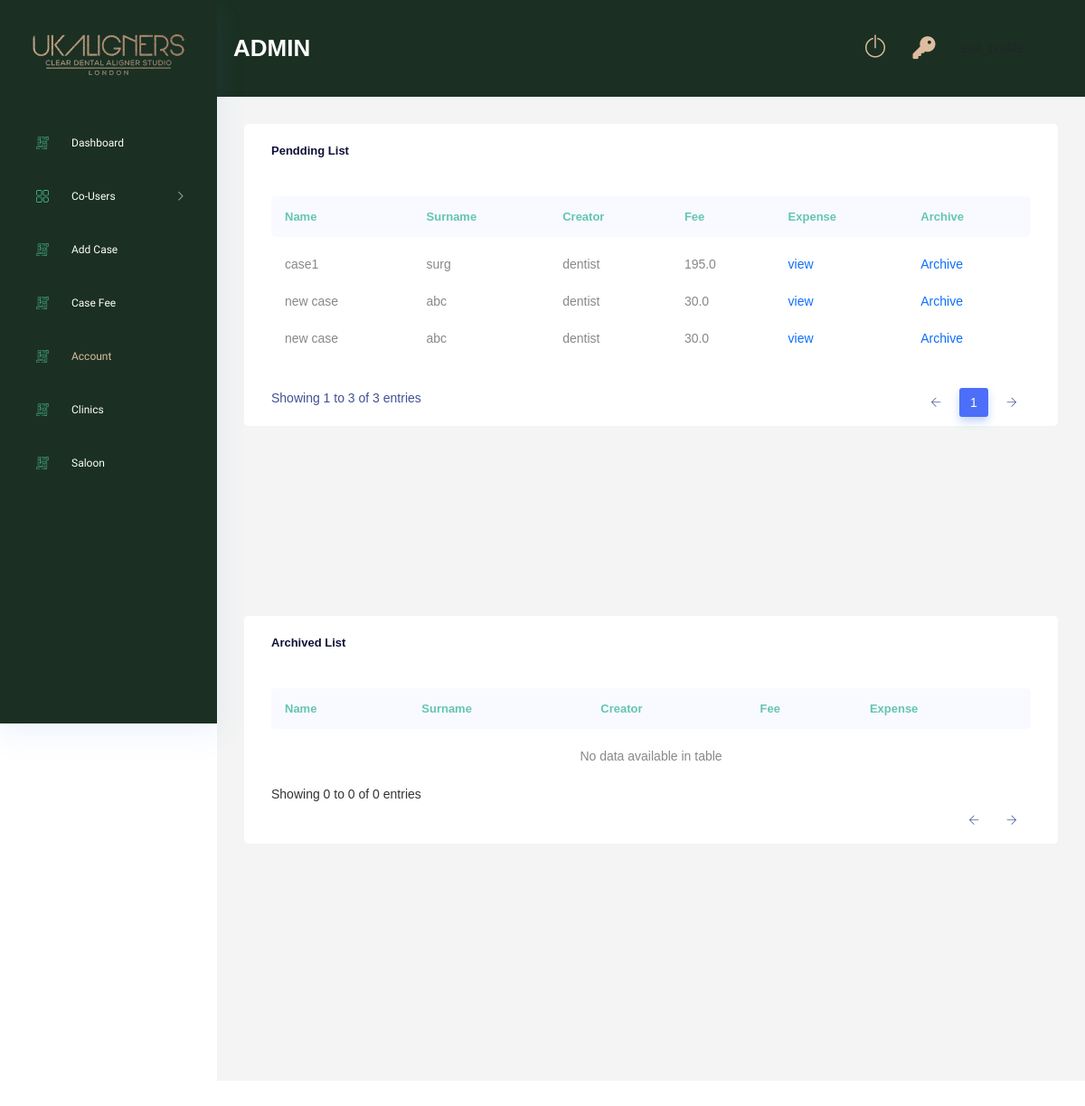
/fee-list/ (signed in), run on an earlier commit of the app's database.
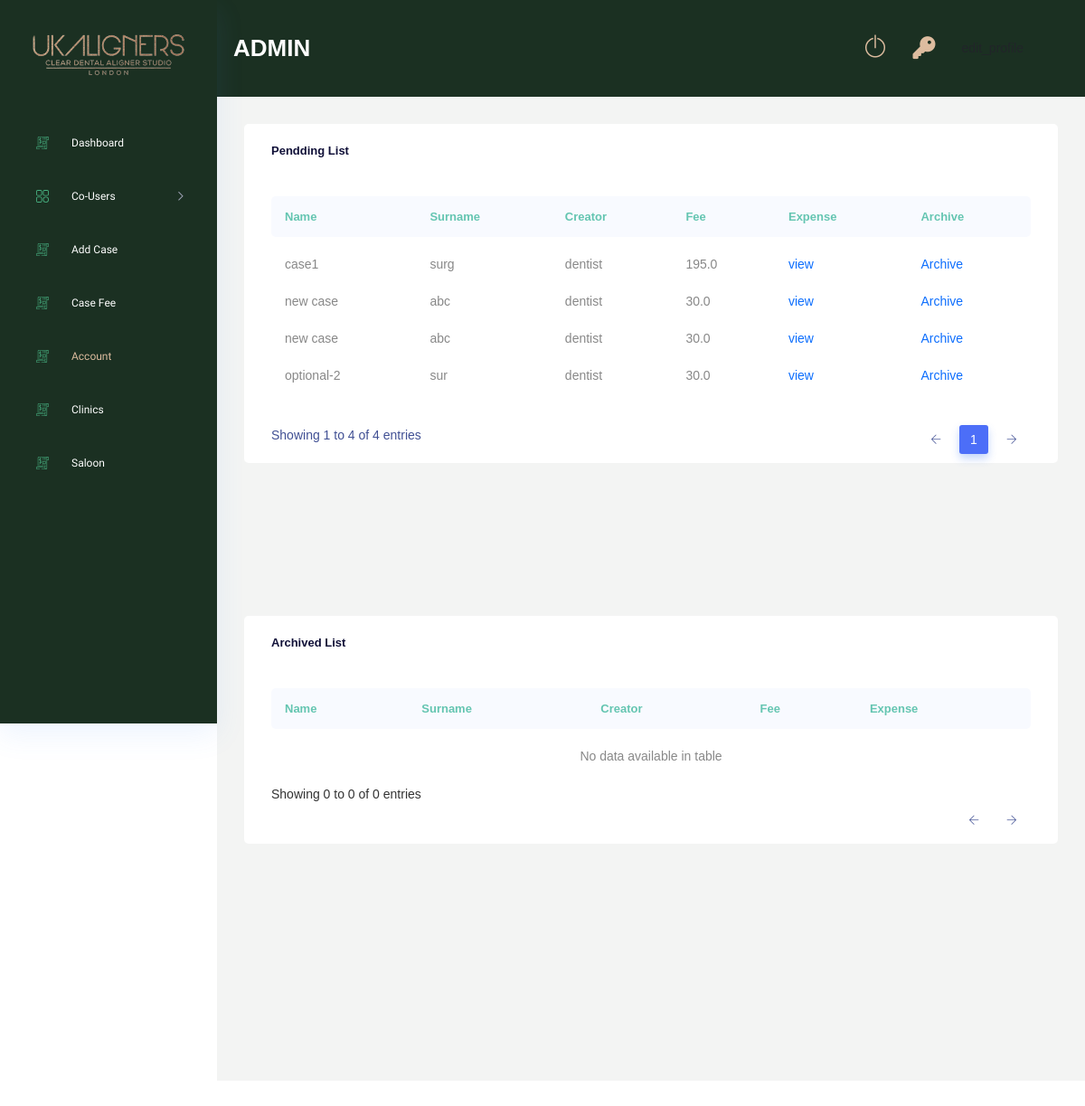
And on a later commit of the database.
### Case/models.py (models this page shows, shortened)
class Case(models.Model):
    GENDER_CHOICES = (
        ("male","male"),
        ("female","female"),
        ("other","other")
        )
    ORTHODONTIC_CHOICES = (
        ("yes","yes"),
        ("no","no")
        )
    TREATMENT_REQUIRED_CHOICES = (
        ("full treatment","full treatment"),
        ("continuation","continuation"),
        ("refinement","refinement"),
        ("retainer","retainer")
    )
    OPTIONAL_TREATMENT = (
        ("replacement","replacement"),
        ("mouthguard","mouthguard"),
        ("smile design","smile design")
    )
    SECTION_CHOICES = (
        ("both arches","both arches"),
        ("upper only","upper only"),
        ("lower only","lower only")
    )
    TREATMENT_CHOICES = (
        ("essential","essential"),
        ("advance","advance"),
        ("comprehensive","comprehensive")
    )
    clinic                          = models.ForeignKey(Clinic, on_delete=models.DO_NOTHING,null=True,blank=True)
    dentist                         = models.ForeignKey(Dentist, on_delete=models.DO_NOTHING, null=True, blank=True)
    saloon_owner                    = models.ForeignKey(Saloon_owner, on_delete=models.DO_NOTHING, null=True, blank=True)
    saloon                          = models.ForeignKey(Saloon, on_delete=models.DO_NOTHING, null=True, blank=True)
    name                            = models.CharField(max_length=250)
    surname                         = models.CharField(max_length=250,null=True, blank=True)
    gender                          = models.CharField(max_length=50,choices=GENDER_CHOICES)
    age                             = models.IntegerField(null=True, blank=True)
    treatment_required              = models.CharField(max_length=100,choices=TREATMENT_REQUIRED_CHOICES)
    optional_treatment              = models.CharField(max_length=100,choices=OPTIONAL_TREATMENT, null=True, blank=True)
    orthodontic_treatment_past      = models.CharField(max_length=10,null=True, blank=True, choices=ORTHODONTIC_CHOICES)
    section                         = models.CharField(max_length=250,null=True, blank=True, choices=SECTION_CHOICES)
    treatment_type                  = models.CharField(max_length=250,null=True, blank=True, choices=TREATMENT_CHOICES)
    upper_jaw                       = models.FileField(upload_to="upper_jaws",null=True, blank=True)
    lower_jaw                       = models.FileField(upload_to="lower_jaws",null=True, blank=True)
    rquest_collection               = models.BooleanField(default=False)
    additional_information          = models.TextField(null=True, blank=True)
    planner                         = models.ForeignKey(Planner,on_delete=models.DO_NOTHING, null=True, blank=True)
    technician                      = models.ForeignKey(Technician,on_delete=models.DO_NOTHING, null=True, blank=True)
    status                          = models.CharField(max_length=250, default="new", null=True, blank=True)
    ortho_id                        = models.CharField(max_length=255, null=True, blank=True)
    aligners_upper                  = models.IntegerField(null=True, blank=True)
    aligners_lower                  = models.IntegerField(null=True, blank=True)
    retainer_upper                  = models.IntegerField(null=True, blank=True)
    retainer_lower                  = models.IntegerField(null=True, blank=True)
    treatment_plan_upper            = models.IntegerField(null=True, blank=True)
    treatment_plan_lower            = models.IntegerField(null=True, blank=True)
    duration                        = models.IntegerField(null=True, blank=True)
    progress                        = models.CharField(max_length=255, null=True, blank=True)
    created_at                      = models.DateField(auto_now_add=True, null=True)
    fee_cleared                     = models.BooleanField(default=False)
    totel_fee                       = models.FloatField(default=0.0,null=True,blank=True)
    manager_paid                    = models.BooleanField(default=False)
    planner_paid                    = models.BooleanField(default=False)
    technician_paid                 = models.BooleanField(default=False)
    refinement                      = models.IntegerField(default=0)
    class Meta:
        verbose_name_plural = "Cases"

### DentistRoll/models.py (models this page shows)
class Dentist(models.Model):
    user                    = models.OneToOneField(Users, on_delete=models.CASCADE)
    surname                 = models.CharField(max_length=150,null=True,blank=True)
    number                  = models.CharField(max_length=150,null=True,blank=True)
    clinic                  = models.ManyToManyField(Clinic)
    manager                 = models.ForeignKey(Manager, on_delete=models.DO_NOTHING, null=True, blank=True)
    code                    = models.CharField(max_length=150,null=True,blank=True)
    class Meta:
        verbose_name_plural = "Dentists"
    def __str__(self):
        return self.user.username

### Users/models.py (models this page shows, shortened)
class Account(AbstractBaseUser):
    email 					= models.EmailField(verbose_name="email", max_length=60, unique=True)
    username 				= models.CharField(max_length=30)
    date_joined				= models.DateTimeField(verbose_name='date joined', auto_now_add=True)
    last_login				= models.DateTimeField(verbose_name='last login', auto_now=True)
    is_active				= models.BooleanField(default=True)
    is_staff				= models.BooleanField(default=False)
    is_superuser			= models.BooleanField(default=False)
    is_admin				= models.BooleanField(default=False)
    is_manager   			= models.BooleanField(default=False)
    is_planner   			= models.BooleanField(default=False)
    is_technician   		= models.BooleanField(default=False)
    is_dentist      		= models.BooleanField(default=False)
    is_salon           		= models.BooleanField(default=False)
    is_individual     		= models.BooleanField(default=False)
    hide_email				= models.BooleanField(default=True)
    USERNAME_FIELD = 'email'
    REQUIRED_FIELDS = ['username']
    objects = MyAccountManager()

### AdminRoll/views.py (the view)
# urls.py: path('fee-list/', views.fee_list, name="fee_list"),
@login_required(login_url='login')
def fee_list(request):
    if request.user.is_admin:
        cases_accept = Case.objects.filter(status = 'accepted', fee_cleared=False)
        cases_tc = Case.objects.filter(status = 'tc', fee_cleared=False)
        cases_treatment = Case.objects.filter(status = 'treatment', fee_cleared=False)
        total_unpaid_cases = list(chain(cases_accept, cases_tc, cases_treatment))
        cases_accept_paid = Case.objects.filter(status = 'accepted', fee_cleared=True)
        cases_tc_paid = Case.objects.filter(status = 'tc', fee_cleared=True)
        cases_treatment_paid = Case.objects.filter(status = 'treatment', fee_cleared=True)
        total_paid_cases = list(chain(cases_accept_paid, cases_tc_paid, cases_treatment_paid))
        context = {
            'total_unpaid_cases':total_unpaid_cases,
            'total_paid_cases':total_paid_cases
        }
        return render(request,'adminRoll/fee.html',context)
    else:
        return redirect('login')

### AdminRoll/templates/adminRoll/fee.html (shortened to what the changed rows need)
{% extends 'base.html' %}
{% load static %}
{% block content %}
<div class="main_content_iner ">
    <div class="container-fluid p-0">
        <div class="row justify-content-center">
            <div class="col-lg-12">
                <div class="white_card card_height_100 mb_30">
                    <div class="white_card">
                        <div class="QA_section plr_30">
                            <div class="QA_table mb_30">
                                <table class="table lms_table_active ">
                                    <thead>
                                        <tr>
                                            <th scope="col">Name</th>
                                            <th scope="col">Surname</th>
                                            <th scope="col">Creator</th>
                                            <th scope="col">Fee</th>
                                            <th scope="col">Expense</th>
                                            <th scope="col">Archive</th>
                                        </tr>
                                    </thead>
                                    <tbody>
                                        {% for obj in total_unpaid_cases %}
                                        <tr>
                                            <td>{{ obj.name }}</td>
                                            <td>{{ obj.surname }}</td>
                                            {% if obj.dentist  %}
                                            <td>{{ obj.dentist }}</td>
                                            {% else %}
                                                <td>{{ obj.saloon_owner }}</td>
                                            {% endif %}
                                            <td>{{ obj.totel_fee }}</td>
                                            <td><a href="{% url 'AdminRoll:expense' obj.id %}">view</a></td>
                                            <td><a href="{% url 'AdminRoll:archive' obj.id %}">Archive</a></td>
                                        </tr>
                                        {% endfor %}
                                    </tbody>
                                </table>
                            </div>
                        </div>
                    </div>
                </div>
            </div>
        </div>
    </div>
</div>
<div class="main_content_iner ">
    <div class="container-fluid p-0">
        <div class="row justify-content-center">
            <div class="col-lg-12">
                <div class="white_card card_height_100 mb_30">
                    <div class="white_card">
                        <div class="QA_section plr_30">
                            <div class="QA_table mb_30">
                                <table class="table lms_table_active ">
                                    <thead>
                                        <tr>
                                            <th scope="col">Name</th>
                                            <th scope="col">Surname</th>
                                            <th scope="col">Creator</th>
                                            <th scope="col">Fee</th>
                                            <th scope="col">Expense</th>
                                        </tr>
                                    </thead>
                                </table>
                            </div>
                        </div>
                    </div>
                </div>
            </div>
        </div>
    </div>
</div>
{% endblock %}

What changed in the data, as far as the page shows it:
added Case: name "optional-2", surname "sur", dentist "dentist", totel_fee "30.0"
Also different on the page:
text written by a page script: "Showing 1 to 3 of 3 entries 1" → "Showing 1 to 4 of 4 entries 1"
